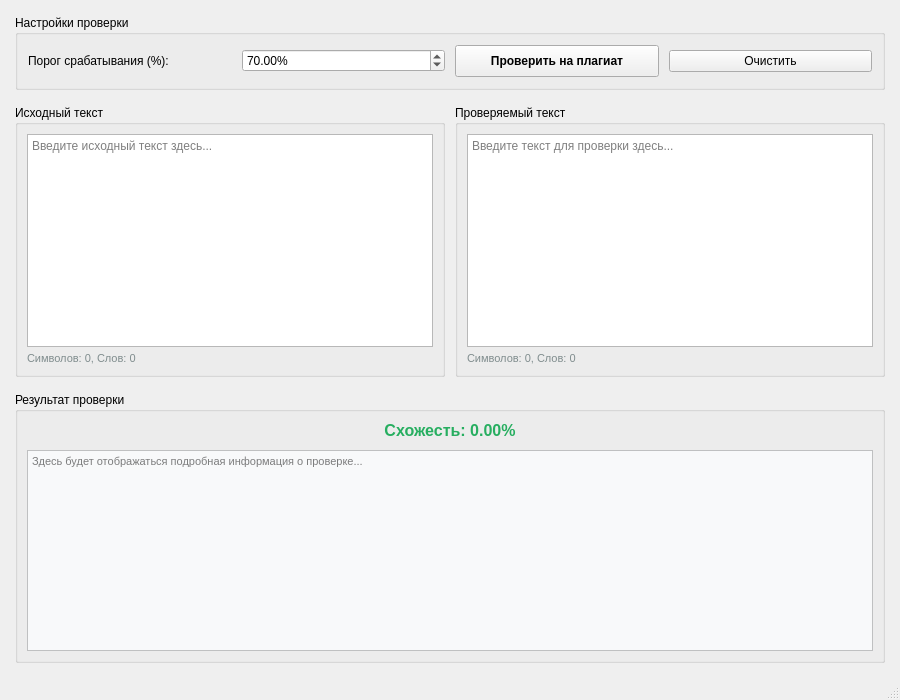
<?xml version="1.0" encoding="UTF-8"?>
<ui version="4.0">
 <class>MainWindow</class>
 <widget class="QMainWindow" name="MainWindow">
  <property name="geometry">
   <rect>
    <x>0</x>
    <y>0</y>
    <width>900</width>
    <height>700</height>
   </rect>
  </property>
  <property name="windowTitle">
   <string>Проверка на антиплагиат</string>
  </property>
  <property name="sizePolicy">
   <sizepolicy hsizetype="Fixed" vsizetype="Fixed">
    <horstretch>0</horstretch>
    <verstretch>0</verstretch>
   </sizepolicy>
  </property>
  <property name="minimumSize">
   <size>
    <width>900</width>
    <height>700</height>
   </size>
  </property>
  <property name="maximumSize">
   <size>
    <width>900</width>
    <height>700</height>
   </size>
  </property>
  <widget class="QWidget" name="centralwidget">
   <layout class="QVBoxLayout" name="verticalLayout">
    <property name="leftMargin">
     <number>15</number>
    </property>
    <property name="topMargin">
     <number>15</number>
    </property>
    <property name="rightMargin">
     <number>15</number>
    </property>
    <property name="bottomMargin">
     <number>15</number>
    </property>
    <property name="spacing">
     <number>15</number>
    </property>
    <item>
     <widget class="QGroupBox" name="settingsGroup">
      <property name="title">
       <string>Настройки проверки</string>
      </property>
      <layout class="QHBoxLayout" name="horizontalLayout">
       <property name="leftMargin">
        <number>10</number>
       </property>
       <property name="topMargin">
        <number>10</number>
       </property>
       <property name="rightMargin">
        <number>10</number>
       </property>
       <property name="bottomMargin">
        <number>10</number>
       </property>
       <property name="spacing">
        <number>10</number>
       </property>
       <item>
        <widget class="QLabel" name="label">
         <property name="text">
          <string>Порог срабатывания (%):</string>
         </property>
        </widget>
       </item>
       <item>
        <widget class="QDoubleSpinBox" name="thresholdSpinBox">
         <property name="minimum">
          <double>0.000000000000000</double>
         </property>
         <property name="maximum">
          <double>100.000000000000000</double>
         </property>
         <property name="singleStep">
          <double>1.000000000000000</double>
         </property>
         <property name="value">
          <double>70.000000000000000</double>
         </property>
         <property name="suffix">
          <string>%</string>
         </property>
        </widget>
       </item>
       <item>
        <widget class="QPushButton" name="checkButton">
         <property name="text">
          <string>Проверить на плагиат</string>
         </property>
         <property name="styleSheet">
          <string notr="true">font-weight: bold; padding: 8px;</string>
         </property>
        </widget>
       </item>
       <item>
        <widget class="QPushButton" name="clearButton">
         <property name="text">
          <string>Очистить</string>
         </property>
        </widget>
       </item>
      </layout>
     </widget>
    </item>
    <item>
     <layout class="QHBoxLayout" name="horizontalLayout_2">
      <property name="spacing">
       <number>10</number>
      </property>
      <item>
       <widget class="QGroupBox" name="text1Group">
        <property name="title">
         <string>Исходный текст</string>
        </property>
        <layout class="QVBoxLayout" name="verticalLayout_2">
         <property name="spacing">
          <number>5</number>
         </property>
         <item>
          <widget class="QTextEdit" name="originalTextEdit">
           <property name="placeholderText">
            <string>Введите исходный текст здесь...</string>
           </property>
          </widget>
         </item>
         <item>
          <widget class="QLabel" name="text1StatsLabel">
           <property name="text">
            <string>Символов: 0, Слов: 0</string>
           </property>
           <property name="styleSheet">
            <string notr="true">color: #7f8c8d; font-size: 11px;</string>
           </property>
          </widget>
         </item>
        </layout>
       </widget>
      </item>
      <item>
       <widget class="QGroupBox" name="text2Group">
        <property name="title">
         <string>Проверяемый текст</string>
        </property>
        <layout class="QVBoxLayout" name="verticalLayout_3">
         <property name="spacing">
          <number>5</number>
         </property>
         <item>
          <widget class="QTextEdit" name="checkedTextEdit">
           <property name="placeholderText">
            <string>Введите текст для проверки здесь...</string>
           </property>
          </widget>
         </item>
         <item>
          <widget class="QLabel" name="text2StatsLabel">
           <property name="text">
            <string>Символов: 0, Слов: 0</string>
           </property>
           <property name="styleSheet">
            <string notr="true">color: #7f8c8d; font-size: 11px;</string>
           </property>
          </widget>
         </item>
        </layout>
       </widget>
      </item>
     </layout>
    </item>
    <item>
     <widget class="QGroupBox" name="resultGroup">
      <property name="title">
       <string>Результат проверки</string>
      </property>
      <layout class="QVBoxLayout" name="verticalLayout_4">
       <property name="spacing">
        <number>10</number>
       </property>
       <item>
        <widget class="QLabel" name="similarityLabel">
         <property name="text">
          <string>Схожесть: 0.00%</string>
         </property>
         <property name="alignment">
          <set>Qt::AlignCenter</set>
         </property>
         <property name="styleSheet">
          <string notr="true">font-size: 16px; font-weight: bold; color: #27ae60;</string>
         </property>
        </widget>
       </item>
       <item>
        <widget class="QTextEdit" name="detailsTextEdit">
         <property name="readOnly">
          <bool>true</bool>
         </property>
         <property name="placeholderText">
          <string>Здесь будет отображаться подробная информация о проверке...</string>
         </property>
         <property name="styleSheet">
          <string notr="true">font-family: 'Courier New'; font-size: 11px; background-color: #f8f9fa;</string>
         </property>
        </widget>
       </item>
      </layout>
     </widget>
    </item>
   </layout>
  </widget>
  <widget class="QStatusBar" name="statusbar"/>
 </widget>
 <resources/>
 <connections/>
</ui>
